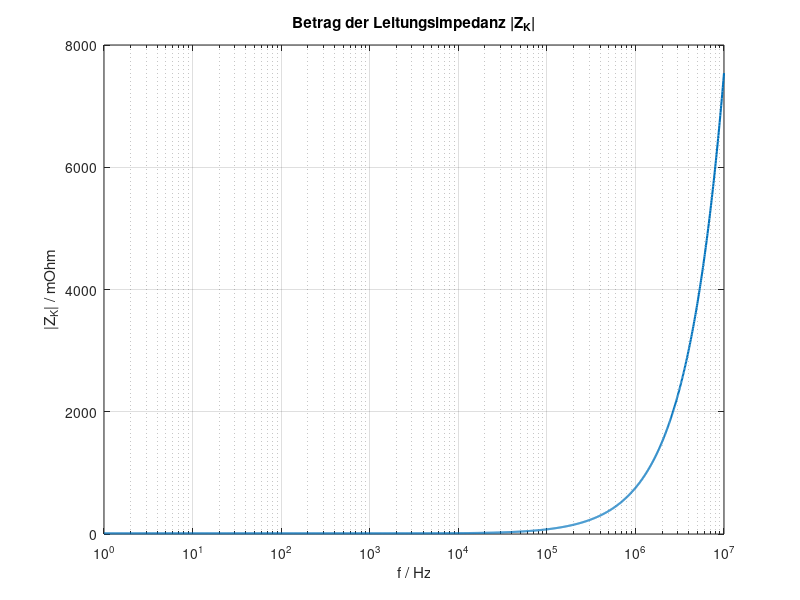

This chart was generated by the following MATLAB code: (Note: this script raises an error after producing the figure.)
clear; clc; close all;

%% 参数：高电流线 Hochstrom
Rk = 12e-3;      % 12 mOhm
Lk = 120e-9;     % 120 nH

%% 频率范围
f = logspace(0, 7, 2000);   % 1 Hz 到 10 MHz
w = 2*pi*f;

%% 计算阻抗
Zk = Rk + 1j*w*Lk;
Zabs = abs(Zk);

%% 截止频率
fg = Rk / (2*pi*Lk);

%% dBOhm
Zabs_dBOhm = 20*log10(Zabs/1);

%% 输出结果
fprintf('fg = %.2f kHz\n', fg/1e3);
fprintf('|Zk(fg)| = %.2f mOhm\n', abs(Rk + 1j*2*pi*fg*Lk)*1e3);

%% 画线性阻抗
figure;
semilogx(f, Zabs*1e3, 'LineWidth', 1.5);
grid on;
xlabel('f / Hz');
ylabel('|Z_K| / mOhm');
title('Betrag der Leitungsimpedanz |Z_K|');
xline(fg, '--', sprintf('f_g = %.2f kHz', fg/1e3));

%% 画 dBOhm
figure;
semilogx(f, Zabs_dBOhm, 'LineWidth', 1.5);
grid on;
xlabel('f / Hz');
ylabel('|Z_K| / dB\Omega');
title('Leitungsimpedanz in dB\Omega');
xline(fg, '--', sprintf('f_g = %.2f kHz', fg/1e3));
yline(20*log10(Rk), '--', 'DC-Wert');
yline(20*log10(Rk)+3, '--', '+3 dB');
